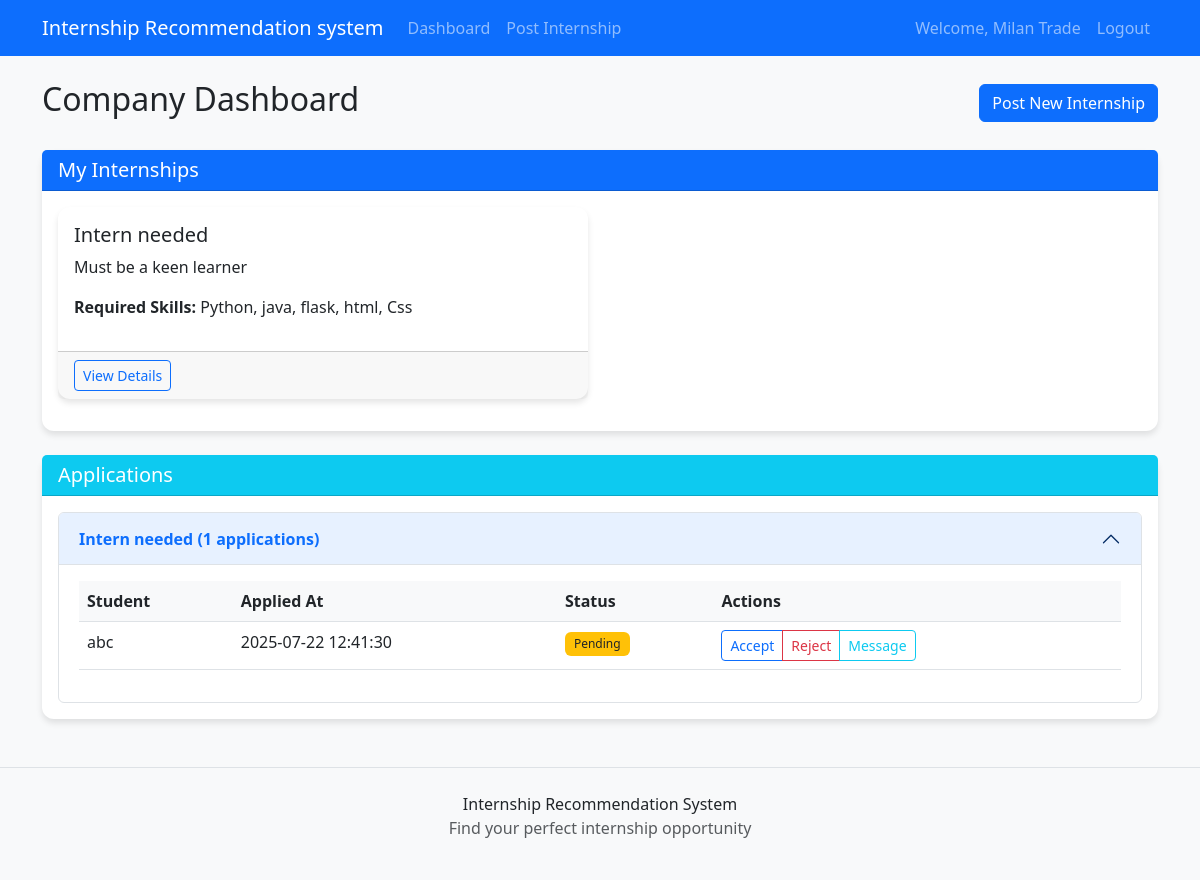
/company/dashboard (signed in), run on an earlier commit of the app's database.
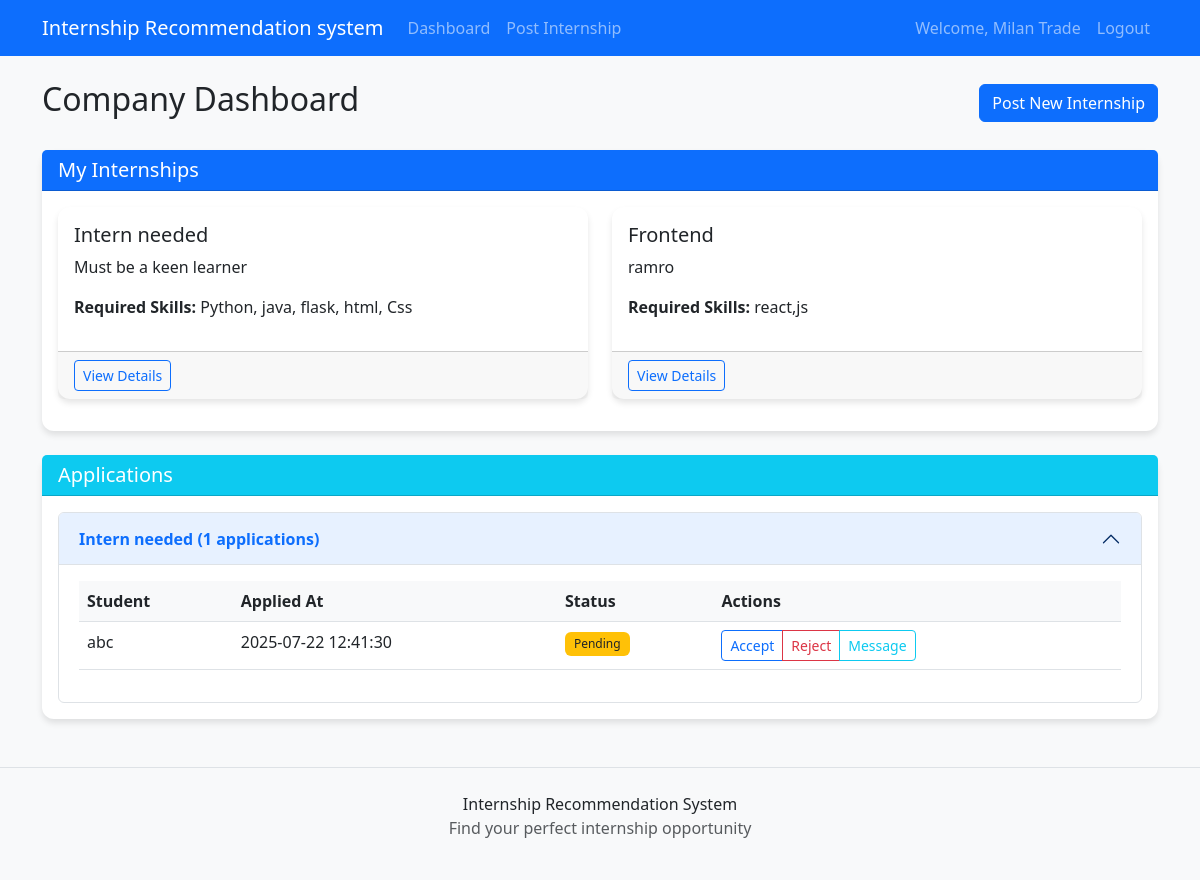
And on a later commit of the database.
### tables this page shows
CREATE TABLE internships (
            id INTEGER PRIMARY KEY AUTOINCREMENT,
            company_id INTEGER NOT NULL,
            title TEXT NOT NULL,
            description TEXT,
            required_skills TEXT,
            posted_at TIMESTAMP DEFAULT CURRENT_TIMESTAMP,
            FOREIGN KEY (company_id) REFERENCES users (id)
        );

CREATE TABLE applications (
            id INTEGER PRIMARY KEY AUTOINCREMENT,
            student_id INTEGER NOT NULL,
            internship_id INTEGER NOT NULL,
            applied_at TIMESTAMP DEFAULT CURRENT_TIMESTAMP,
            status TEXT DEFAULT 'pending',
            FOREIGN KEY (student_id) REFERENCES users (id),
            FOREIGN KEY (internship_id) REFERENCES internships (id)
        );

CREATE TABLE users (
            id INTEGER PRIMARY KEY AUTOINCREMENT,
            email TEXT UNIQUE NOT NULL,
            password TEXT NOT NULL,
            role TEXT NOT NULL CHECK(role IN ('student', 'company', 'admin')),
            name TEXT,
            created_at TIMESTAMP DEFAULT CURRENT_TIMESTAMP
        );

### app.py (the view)
@app.route('/company/dashboard')
def company_dashboard():
    if 'user_id' not in session or session['role'] != 'company':
        flash('Please log in as a company', 'danger')
        return redirect(url_for('login'))
    conn = get_db()
    cursor = conn.cursor()
    cursor.execute("SELECT * FROM internships WHERE company_id=?", (session['user_id'],))
    internships = cursor.fetchall()
    applications = {}
    for internship in internships:
        cursor.execute('''
            SELECT applications.*, users.name as student_name
            FROM applications
            JOIN users ON applications.student_id = users.id
            WHERE internship_id=?
        ''', (internship['id'],))
        applications[internship['id']] = cursor.fetchall()
    cursor.execute('''
        SELECT messages.content, messages.sent_at, users.name as receiver_name, internships.title
        FROM messages
        JOIN users ON messages.receiver_id = users.id
        JOIN internships ON messages.internship_id = internships.id
        WHERE messages.sender_id=?
    ''', (session['user_id'],))
    messages = cursor.fetchall()
    return render_template('company_dashboard.html', internships=internships,
                           applications=applications, messages=messages)

### app.py (called while the page is built)
def get_db():
    conn = sqlite3.connect(app.config['DATABASE'])
    conn.row_factory = sqlite3.Row
    return conn

### templates/company_dashboard.html (shortened to what the changed rows need)
{% extends "base.html" %} {% block title %}Company Dashboard{% endblock %} {%
block content %}
<div class="d-flex justify-content-between align-items-center mb-4">
  <h2>Company Dashboard</h2>
</div>
<div class="card mb-4">
  <div class="card-body">
    {% if internships %}
    <div class="row">
      {% for internship in internships %}
      <div class="col-md-6 mb-3">
        <div class="card h-100">
          <div class="card-body">
            <h5 class="card-title">{{ internship['title'] }}</h5>
            <p class="card-text">
              {{ internship['description']|truncate(100) }}
            </p>
            <p>
              <strong>Required Skills:</strong> {{ internship['required_skills']
              }}
            </p>
          </div>
          <div class="card-footer">
            <a href="#" class="btn btn-sm btn-outline-primary">View Details</a>
          </div>
        </div>
      </div>
      {% endfor %}
    </div>
    {% else %}
    <p>You haven't posted any internships yet.</p>
    <a href="{{ url_for('post_internship') }}" class="btn btn-primary"
      >Post Your First Internship</a
    >
    {% endif %}
  </div>
</div>
<div class="card mb-4">
  <div class="card-body">
    {% if applications %}
    <div class="accordion" id="applicationsAccordion">
      {% for internship in internships %} {% if applications[internship['id']]
      %}
      <div class="accordion-item">
        <h2 class="accordion-header" id="heading{{ internship['id'] }}">
          <button
            class="accordion-button"
            type="button"
            data-bs-toggle="collapse"
            data-bs-target="#collapse{{ internship['id'] }}"
            aria-expanded="true"
            aria-controls="collapse{{ internship['id'] }}"
          >
            {{ internship['title'] }} ({{ applications[internship['id']]|length
            }} applications)
          </button>
        </h2>
        <div
          id="collapse{{ internship['id'] }}"
          class="accordion-collapse collapse show"
          aria-labelledby="heading{{ internship['id'] }}"
          data-bs-parent="#applicationsAccordion"
        >
          <div class="accordion-body">
            <div class="table-responsive">
              <table class="table table-hover">
                <thead>
                  <tr>
                    <th>Student</th>
                    <th>Applied At</th>
                    <th>Status</th>
                    <th>Actions</th>
                  </tr>
                </thead>
                <tbody>
                  {% for app in applications[internship['id']] %}
                  <tr>
                    <td>{{ app['student_name'] }}</td>
                    <td>{{ app['applied_at'] }}</td>
                    <td>
                      <span
                        class="badge {% if app['status'] == 'accepted' %}bg-success {% elif app['status'] == 'rejected' %}bg-danger {% else %}bg-warning text-dark{% endif %}"
                      >
                        {{ app['status']|capitalize }}
                      </span>
                    </td>
                    <td>
                      <div class="btn-group">
                        <button
                          class="btn btn-sm btn-outline-primary update-status"
                          data-app-id="{{ app['id'] }}"
                          data-status="accepted"
                        >
                          Accept
                        </button>
                        <button
                          class="btn btn-sm btn-outline-danger update-status"
                          data-app-id="{{ app['id'] }}"
                          data-status="rejected"
                        >
                          Reject
                        </button>
                        <button
                          class="btn btn-sm btn-outline-info send-message"
                          data-student-id="{{ app['student_id'] }}"
                          data-internship-id="{{ internship['id'] }}"
                        >
                          Message
                        </button>
                      </div>
                    </td>
                  </tr>
                  {% endfor %}
                </tbody>
              </table>
            </div>
          </div>
        </div>
      </div>
      {% endif %} {% endfor %}
    </div>
    {% else %}
    <p>No applications received yet.</p>
    {% endif %}
  </div>
</div>
{% endblock %}

What changed in the data, as far as the page shows it:
added internships: title "Frontend", description "ramro", required_skills "react,js", shown under "My Internships"
